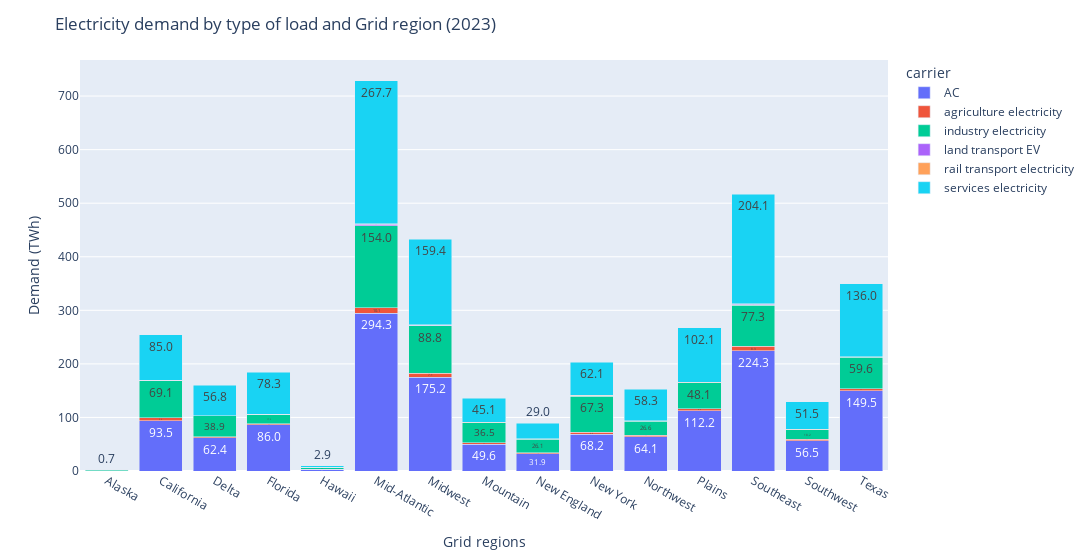
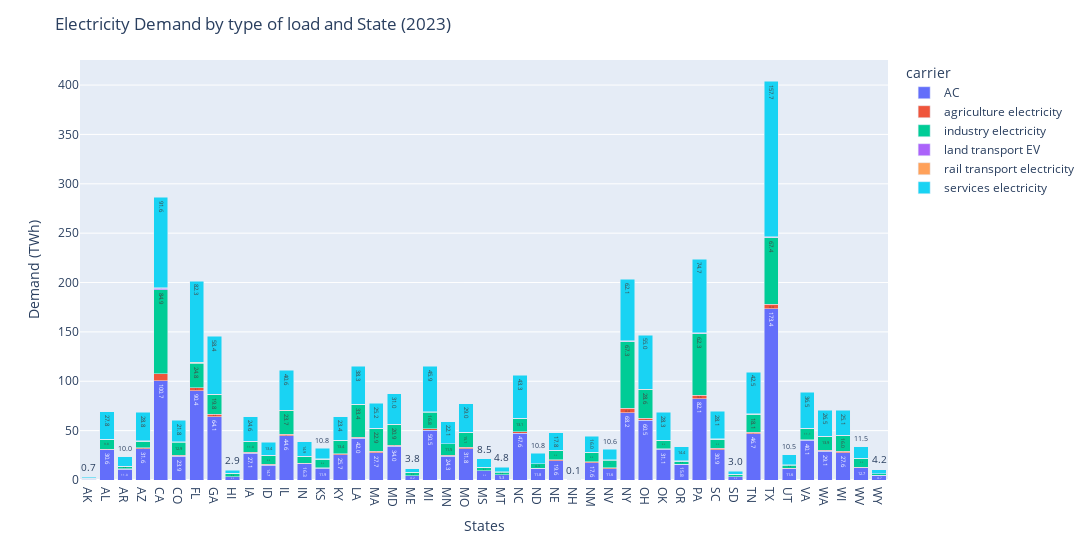

Notebook code cell kept with these figures, in order:
### Code cell
fig1 = px.bar(base_demand_grid_region, barmode='stack', text_auto='.1f')
fig1.update_layout(width=1100, yaxis_title='Demand (TWh)', xaxis_title='Grid regions', title='Electricity demand by type of load and Grid region (2023)')
fig1.show()

fig1 = px.bar(base_demand_state, barmode='stack', text_auto='.1f')
fig1.update_layout(width=3000, yaxis_title='Demand (TWh)', xaxis_title='States', title='Electricity Demand by type of load and State (2023)')
fig1.show()

### Figure 1 — Plotly figure (JSON) as saved in the notebook; plotly's stock layout.template omitted (floating-point values rounded to 4 significant figures)
{"data": [{"hovertemplate": "carrier=AC<br>region=%{x}<br>value=%{y}<extra></extra>", "legendgroup": "AC", "marker": {"color": "#636efa", "pattern": {"shape": ""}}, "name": "AC", "orientation": "v", "showlegend": true, "textposition": "auto", "texttemplate": "%{y:.1f}", "type": "bar", "x": ["Alaska", "California", "Delta", "Florida", "Hawaii", "Mid-Atlantic", "Midwest", "Mountain", "New England", "New York", "Northwest", "Plains", "Southeast", "Southwest", "Texas"], "xaxis": "x", "y": [0.79, 93.45, 62.43, 86.0, 3.21, 294.2, 175.2, 49.63, 31.86, 68.2, 64.13, 112.2, 224.3, 56.55, 149.5], "yaxis": "y"}, {"hovertemplate": "carrier=agriculture electricity<br>region=%{x}<br>value=%{y}<extra></extra>", "legendgroup": "agriculture electricity", "marker": {"color": "#EF553B", "pattern": {"shape": ""}}, "name": "agriculture electricity", "orientation": "v", "showlegend": true, "textposition": "auto", "texttemplate": "%{y:.1f}", "type": "bar", "x": ["Alaska", "California", "Delta", "Florida", "Hawaii", "Mid-Atlantic", "Midwest", "Mountain", "New England", "New York", "Northwest", "Plains", "Southeast", "Southwest", "Texas"], "xaxis": "x", "y": [0.06, 5.55, 1.62, 2.17, 0.25, 10.13, 7.09, 3.56, 1.76, 4.36, 2.5, 3.98, 8.33, 2.3, 3.64], "yaxis": "y"}, {"hovertemplate": "carrier=industry electricity<br>region=%{x}<br>value=%{y}<extra></extra>", "legendgroup": "industry electricity", "marker": {"color": "#00cc96", "pattern": {"shape": ""}}, "name": "industry electricity", "orientation": "v", "showlegend": true, "textposition": "auto", "texttemplate": "%{y:.1f}", "type": "bar", "x": ["Alaska", "California", "Delta", "Florida", "Hawaii", "Mid-Atlantic", "Midwest", "Mountain", "New England", "New York", "Northwest", "Plains", "Southeast", "Southwest", "Texas"], "xaxis": "x", "y": [1.1, 69.15, 38.91, 17.47, 3.36, 154.0, 88.76, 36.51, 26.1, 67.34, 26.61, 48.15, 77.29, 18.16, 59.59], "yaxis": "y"}, {"hovertemplate": "carrier=land transport EV<br>region=%{x}<br>value=%{y}<extra></extra>", "legendgroup": "land transport EV", "marker": {"color": "#ab63fa", "pattern": {"shape": ""}}, "name": "land transport EV", "orientation": "v", "showlegend": true, "textposition": "auto", "texttemplate": "%{y:.1f}", "type": "bar", "x": ["Alaska", "California", "Delta", "Florida", "Hawaii", "Mid-Atlantic", "Midwest", "Mountain", "New England", "New York", "Northwest", "Plains", "Southeast", "Southwest", "Texas"], "xaxis": "x", "y": [0.01, 1.05, 0.3, 0.39, 0.05, 1.96, 1.39, 0.71, 0.35, 0.85, 0.49, 0.75, 1.54, 0.43, 0.67], "yaxis": "y"}, {"hovertemplate": "carrier=rail transport electricity<br>region=%{x}<br>value=%{y}<extra></extra>", "legendgroup": "rail transport electricity", "marker": {"color": "#FFA15A", "pattern": {"shape": ""}}, "name": "rail transport electricity", "orientation": "v", "showlegend": true, "textposition": "auto", "texttemplate": "%{y:.1f}", "type": "bar", "x": ["Alaska", "California", "Delta", "Florida", "Hawaii", "Mid-Atlantic", "Midwest", "Mountain", "New England", "New York", "Northwest", "Plains", "Southeast", "Southwest", "Texas"], "xaxis": "x", "y": [0.01, 0.54, 0.16, 0.21, 0.02, 0.97, 0.69, 0.34, 0.17, 0.43, 0.24, 0.4, 0.8, 0.23, 0.35], "yaxis": "y"}, {"hovertemplate": "carrier=services electricity<br>region=%{x}<br>value=%{y}<extra></extra>", "legendgroup": "services electricity", "marker": {"color": "#19d3f3", "pattern": {"shape": ""}}, "name": "services electricity", "orientation": "v", "showlegend": true, "textposition": "auto", "texttemplate": "%{y:.1f}", "type": "bar", "x": ["Alaska", "California", "Delta", "Florida", "Hawaii", "Mid-Atlantic", "Midwest", "Mountain", "New England", "New York", "Northwest", "Plains", "Southeast", "Southwest", "Texas"], "xaxis": "x", "y": [0.71, 85.03, 56.79, 78.25, 2.92, 267.7, 159.4, 45.15, 28.98, 62.05, 58.34, 102.1, 204.1, 51.45, 136.0], "yaxis": "y"}], "layout": {"barmode": "stack", "legend": {"title": {"text": "carrier"}, "tracegroupgap": 0}, "margin": {"t": 60}, "title": {"text": "Electricity demand by type of load and Grid region (2023)"}, "width": 1100, "xaxis": {"anchor": "y", "domain": [0, 1], "title": {"text": "Grid regions"}}, "yaxis": {"anchor": "x", "domain": [0, 1], "title": {"text": "Demand (TWh)"}}}}

### Figure 2 — Plotly figure (JSON) as saved in the notebook; plotly's stock layout.template omitted (floating-point values rounded to 4 significant figures)
{"data": [{"hovertemplate": "carrier=AC<br>region=%{x}<br>value=%{y}<extra></extra>", "legendgroup": "AC", "marker": {"color": "#636efa", "pattern": {"shape": ""}}, "name": "AC", "orientation": "v", "showlegend": true, "textposition": "auto", "texttemplate": "%{y:.1f}", "type": "bar", "x": ["AK", "AL", "AR", "AZ", "CA", "CO", "FL", "GA", "HI", "IA", "ID", "IL", "IN", "KS", "KY", "LA", "MA", "MD", "ME", "MI", "MN", "MO", "MS", "MT", "NC", "ND", "NE", "NH", "NM", "NV", "NY", "OH", "OK", "OR", "PA", "SC", "SD", "TN", "TX", "UT", "VA", "WA", "WI", "WV", "WY"], "xaxis": "x", "y": [0.79, 30.6, 11.03, 31.64, 100.7, 23.92, 90.43, 64.14, 3.21, 27.06, 14.73, 44.61, 16.33, 11.91, 25.73, 42.05, 27.68, 34.03, 4.18, 50.51, 24.26, 31.82, 9.35, 5.27, 47.59, 11.81, 19.6, 0.0, 17.63, 11.61, 68.2, 60.49, 31.07, 15.8, 82.08, 30.88, 3.34, 46.67, 173.4, 11.57, 40.06, 29.09, 27.56, 12.66, 4.66], "yaxis": "y"}, {"hovertemplate": "carrier=agriculture electricity<br>region=%{x}<br>value=%{y}<extra></extra>", "legendgroup": "agriculture electricity", "marker": {"color": "#EF553B", "pattern": {"shape": ""}}, "name": "agriculture electricity", "orientation": "v", "showlegend": true, "textposition": "auto", "texttemplate": "%{y:.1f}", "type": "bar", "x": ["AK", "AL", "AR", "AZ", "CA", "CO", "FL", "GA", "HI", "IA", "ID", "IL", "IN", "KS", "KY", "LA", "MA", "MD", "ME", "MI", "MN", "MO", "MS", "MT", "NC", "ND", "NE", "NH", "NM", "NV", "NY", "OH", "OK", "OR", "PA", "SC", "SD", "TN", "TX", "UT", "VA", "WA", "WI", "WV", "WY"], "xaxis": "x", "y": [0.06, 0.7, 0.22, 0.99, 7.12, 1.38, 3.06, 2.46, 0.25, 0.91, 1.09, 1.61, 0.65, 0.59, 1.03, 1.14, 1.51, 1.37, 0.25, 1.47, 0.77, 1.15, 0.26, 0.17, 1.52, 0.31, 0.74, 0.0, 0.98, 0.93, 4.36, 2.14, 0.56, 0.31, 3.65, 1.11, 0.17, 1.65, 4.39, 0.35, 0.94, 1.01, 1.41, 0.48, 0.08], "yaxis": "y"}, {"hovertemplate": "carrier=industry electricity<br>region=%{x}<br>value=%{y}<extra></extra>", "legendgroup": "industry electricity", "marker": {"color": "#00cc96", "pattern": {"shape": ""}}, "name": "industry electricity", "orientation": "v", "showlegend": true, "textposition": "auto", "texttemplate": "%{y:.1f}", "type": "bar", "x": ["AK", "AL", "AR", "AZ", "CA", "CO", "FL", "GA", "HI", "IA", "ID", "IL", "IN", "KS", "KY", "LA", "MA", "MD", "ME", "MI", "MN", "MO", "MS", "MT", "NC", "ND", "NE", "NH", "NM", "NV", "NY", "OH", "OK", "OR", "PA", "SC", "SD", "TN", "TX", "UT", "VA", "WA", "WI", "WV", "WY"], "xaxis": "x", "y": [1.1, 9.75, 2.4, 6.68, 84.92, 12.93, 24.83, 19.77, 3.36, 11.01, 8.79, 23.72, 6.71, 8.62, 13.41, 33.39, 22.85, 20.86, 3.18, 16.83, 11.53, 15.12, 3.12, 2.63, 13.06, 4.26, 9.41, 0.07, 9.28, 7.61, 67.34, 28.56, 8.45, 3.05, 62.33, 9.29, 2.08, 18.06, 67.37, 3.25, 11.06, 13.95, 16.03, 8.96, 1.48], "yaxis": "y"}, {"hovertemplate": "carrier=land transport EV<br>region=%{x}<br>value=%{y}<extra></extra>", "legendgroup": "land transport EV", "marker": {"color": "#ab63fa", "pattern": {"shape": ""}}, "name": "land transport EV", "orientation": "v", "showlegend": true, "textposition": "auto", "texttemplate": "%{y:.1f}", "type": "bar", "x": ["AK", "AL", "AR", "AZ", "CA", "CO", "FL", "GA", "HI", "IA", "ID", "IL", "IN", "KS", "KY", "LA", "MA", "MD", "ME", "MI", "MN", "MO", "MS", "MT", "NC", "ND", "NE", "NH", "NM", "NV", "NY", "OH", "OK", "OR", "PA", "SC", "SD", "TN", "TX", "UT", "VA", "WA", "WI", "WV", "WY"], "xaxis": "x", "y": [0.01, 0.13, 0.04, 0.18, 1.36, 0.27, 0.55, 0.45, 0.05, 0.18, 0.21, 0.31, 0.13, 0.11, 0.2, 0.21, 0.3, 0.26, 0.05, 0.3, 0.15, 0.22, 0.05, 0.04, 0.28, 0.06, 0.15, 0.0, 0.18, 0.18, 0.85, 0.41, 0.1, 0.06, 0.71, 0.21, 0.03, 0.31, 0.81, 0.07, 0.18, 0.2, 0.28, 0.09, 0.02], "yaxis": "y"}, {"hovertemplate": "carrier=rail transport electricity<br>region=%{x}<br>value=%{y}<extra></extra>", "legendgroup": "rail transport electricity", "marker": {"color": "#FFA15A", "pattern": {"shape": ""}}, "name": "rail transport electricity", "orientation": "v", "showlegend": true, "textposition": "auto", "texttemplate": "%{y:.1f}", "type": "bar", "x": ["AK", "AL", "AR", "AZ", "CA", "CO", "FL", "GA", "HI", "IA", "ID", "IL", "IN", "KS", "KY", "LA", "MA", "MD", "ME", "MI", "MN", "MO", "MS", "MT", "NC", "ND", "NE", "NH", "NM", "NV", "NY", "OH", "OK", "OR", "PA", "SC", "SD", "TN", "TX", "UT", "VA", "WA", "WI", "WV", "WY"], "xaxis": "x", "y": [0.01, 0.07, 0.02, 0.1, 0.69, 0.13, 0.3, 0.23, 0.02, 0.09, 0.1, 0.16, 0.06, 0.06, 0.1, 0.11, 0.15, 0.13, 0.02, 0.14, 0.08, 0.11, 0.03, 0.02, 0.14, 0.04, 0.07, 0.0, 0.1, 0.09, 0.43, 0.2, 0.06, 0.03, 0.35, 0.11, 0.02, 0.16, 0.42, 0.03, 0.09, 0.1, 0.13, 0.05, 0.01], "yaxis": "y"}, {"hovertemplate": "carrier=services electricity<br>region=%{x}<br>value=%{y}<extra></extra>", "legendgroup": "services electricity", "marker": {"color": "#19d3f3", "pattern": {"shape": ""}}, "name": "services electricity", "orientation": "v", "showlegend": true, "textposition": "auto", "texttemplate": "%{y:.1f}", "type": "bar", "x": ["AK", "AL", "AR", "AZ", "CA", "CO", "FL", "GA", "HI", "IA", "ID", "IL", "IN", "KS", "KY", "LA", "MA", "MD", "ME", "MI", "MN", "MO", "MS", "MT", "NC", "ND", "NE", "NH", "NM", "NV", "NY", "OH", "OK", "OR", "PA", "SC", "SD", "TN", "TX", "UT", "VA", "WA", "WI", "WV", "WY"], "xaxis": "x", "y": [0.71, 27.84, 10.03, 28.79, 91.59, 21.77, 82.28, 58.35, 2.92, 24.62, 13.4, 40.59, 14.86, 10.84, 23.41, 38.26, 25.18, 30.96, 3.8, 45.94, 22.07, 28.96, 8.5, 4.79, 43.29, 10.75, 17.83, 0.0, 16.04, 10.56, 62.05, 55.04, 28.27, 14.38, 74.67, 28.09, 3.04, 42.46, 157.7, 10.52, 36.45, 26.46, 25.07, 11.52, 4.24], "yaxis": "y"}], "layout": {"barmode": "stack", "legend": {"title": {"text": "carrier"}, "tracegroupgap": 0}, "margin": {"t": 60}, "title": {"text": "Electricity Demand by type of load and State (2023)"}, "width": 3000, "xaxis": {"anchor": "y", "domain": [0, 1], "title": {"text": "States"}}, "yaxis": {"anchor": "x", "domain": [0, 1], "title": {"text": "Demand (TWh)"}}}}
